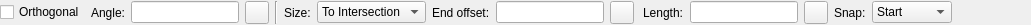
<?xml version="1.0" encoding="UTF-8"?>
<ui version="4.0">
 <class>LC_LineFromPointToLineOptions</class>
 <widget class="QWidget" name="LC_LineFromPointToLineOptions">
  <property name="geometry">
   <rect>
    <x>0</x>
    <y>0</y>
    <width>1031</width>
    <height>24</height>
   </rect>
  </property>
  <property name="windowTitle">
   <string>Form</string>
  </property>
  <layout class="QGridLayout" name="gridLayout">
   <property name="leftMargin">
    <number>0</number>
   </property>
   <property name="topMargin">
    <number>1</number>
   </property>
   <property name="rightMargin">
    <number>0</number>
   </property>
   <property name="bottomMargin">
    <number>1</number>
   </property>
   <item row="0" column="2">
    <widget class="QLineEdit" name="leAngle">
     <property name="minimumSize">
      <size>
       <width>30</width>
       <height>0</height>
      </size>
     </property>
     <property name="maximumSize">
      <size>
       <width>16777215</width>
       <height>16777215</height>
      </size>
     </property>
     <property name="toolTip">
      <string>Angle between original line and created one</string>
     </property>
    </widget>
   </item>
   <item row="0" column="3">
    <widget class="QToolButton" name="tbPickAngle">
     <property name="toolTip">
      <string>Pick angle from drawing</string>
     </property>
     <property name="text">
      <string/>
     </property>
     <property name="icon">
      <iconset resource="../../../../res/icons/icons.qrc">
       <normaloff>:/icons/interactive_pick_angle.lci</normaloff>:/icons/interactive_pick_angle.lci</iconset>
     </property>
    </widget>
   </item>
   <item row="0" column="0">
    <widget class="QCheckBox" name="cbOrthogonal">
     <property name="toolTip">
      <string>If checked, created line will be orthogonal to selected line</string>
     </property>
     <property name="text">
      <string>Orthogonal</string>
     </property>
    </widget>
   </item>
   <item row="0" column="10">
    <widget class="QFrame" name="frmLength">
     <property name="sizePolicy">
      <sizepolicy hsizetype="Minimum" vsizetype="Minimum">
       <horstretch>0</horstretch>
       <verstretch>0</verstretch>
      </sizepolicy>
     </property>
     <property name="frameShape">
      <enum>QFrame::NoFrame</enum>
     </property>
     <property name="frameShadow">
      <enum>QFrame::Raised</enum>
     </property>
     <layout class="QGridLayout" name="gridLayout_2">
      <property name="leftMargin">
       <number>3</number>
      </property>
      <property name="topMargin">
       <number>0</number>
      </property>
      <property name="rightMargin">
       <number>0</number>
      </property>
      <property name="bottomMargin">
       <number>0</number>
      </property>
      <item row="1" column="4">
       <widget class="QComboBox" name="cbSnap">
        <property name="sizePolicy">
         <sizepolicy hsizetype="MinimumExpanding" vsizetype="Fixed">
          <horstretch>0</horstretch>
          <verstretch>0</verstretch>
         </sizepolicy>
        </property>
        <property name="minimumSize">
         <size>
          <width>80</width>
          <height>0</height>
         </size>
        </property>
        <property name="maximumSize">
         <size>
          <width>80</width>
          <height>16777215</height>
         </size>
        </property>
        <property name="toolTip">
         <string>Snap point for created line</string>
        </property>
        <item>
         <property name="text">
          <string>Start</string>
         </property>
        </item>
        <item>
         <property name="text">
          <string>Middle</string>
         </property>
        </item>
        <item>
         <property name="text">
          <string>End</string>
         </property>
        </item>
       </widget>
      </item>
      <item row="1" column="3">
       <widget class="QLabel" name="label_2">
        <property name="text">
         <string>Snap:</string>
        </property>
       </widget>
      </item>
      <item row="1" column="5">
       <spacer name="horizontalSpacer_2">
        <property name="orientation">
         <enum>Qt::Horizontal</enum>
        </property>
        <property name="sizeType">
         <enum>QSizePolicy::Expanding</enum>
        </property>
        <property name="sizeHint" stdset="0">
         <size>
          <width>0</width>
          <height>20</height>
         </size>
        </property>
       </spacer>
      </item>
      <item row="1" column="0">
       <widget class="QLabel" name="lblLength">
        <property name="sizePolicy">
         <sizepolicy hsizetype="Minimum" vsizetype="Preferred">
          <horstretch>0</horstretch>
          <verstretch>0</verstretch>
         </sizepolicy>
        </property>
        <property name="text">
         <string>Length:</string>
        </property>
       </widget>
      </item>
      <item row="1" column="1">
       <widget class="QLineEdit" name="leLength">
        <property name="sizePolicy">
         <sizepolicy hsizetype="Preferred" vsizetype="Fixed">
          <horstretch>0</horstretch>
          <verstretch>0</verstretch>
         </sizepolicy>
        </property>
        <property name="minimumSize">
         <size>
          <width>30</width>
          <height>0</height>
         </size>
        </property>
        <property name="maximumSize">
         <size>
          <width>16777215</width>
          <height>16777215</height>
         </size>
        </property>
        <property name="toolTip">
         <string>Fixed length of created line</string>
        </property>
       </widget>
      </item>
      <item row="1" column="2">
       <widget class="QToolButton" name="tbPickLength">
        <property name="toolTip">
         <string>Pick length from drawing</string>
        </property>
        <property name="text">
         <string/>
        </property>
        <property name="icon">
         <iconset resource="../../../../res/icons/icons.qrc">
          <normaloff>:/icons/interactive_pick_distance.lci</normaloff>:/icons/interactive_pick_distance.lci</iconset>
        </property>
       </widget>
      </item>
     </layout>
    </widget>
   </item>
   <item row="0" column="7">
    <widget class="QFrame" name="frmOffset">
     <property name="frameShape">
      <enum>QFrame::NoFrame</enum>
     </property>
     <property name="frameShadow">
      <enum>QFrame::Raised</enum>
     </property>
     <layout class="QGridLayout" name="gridLayout_3">
      <property name="leftMargin">
       <number>0</number>
      </property>
      <property name="topMargin">
       <number>0</number>
      </property>
      <property name="rightMargin">
       <number>0</number>
      </property>
      <property name="bottomMargin">
       <number>0</number>
      </property>
      <item row="0" column="1">
       <widget class="QLineEdit" name="leOffset">
        <property name="sizePolicy">
         <sizepolicy hsizetype="Preferred" vsizetype="Fixed">
          <horstretch>0</horstretch>
          <verstretch>0</verstretch>
         </sizepolicy>
        </property>
        <property name="minimumSize">
         <size>
          <width>30</width>
          <height>0</height>
         </size>
        </property>
        <property name="maximumSize">
         <size>
          <width>16777215</width>
          <height>16777215</height>
         </size>
        </property>
        <property name="toolTip">
         <string>Offset for created line from intersection point</string>
        </property>
       </widget>
      </item>
      <item row="0" column="0">
       <widget class="QLabel" name="lblOffset">
        <property name="text">
         <string>End offset:</string>
        </property>
       </widget>
      </item>
      <item row="0" column="2">
       <widget class="QToolButton" name="tbPickOffset">
        <property name="toolTip">
         <string>Pick offset from drawing</string>
        </property>
        <property name="text">
         <string/>
        </property>
        <property name="icon">
         <iconset resource="../../../../res/icons/icons.qrc">
          <normaloff>:/icons/interactive_pick_distance.lci</normaloff>:/icons/interactive_pick_distance.lci</iconset>
        </property>
       </widget>
      </item>
     </layout>
    </widget>
   </item>
   <item row="0" column="14">
    <spacer name="horizontalSpacer">
     <property name="orientation">
      <enum>Qt::Horizontal</enum>
     </property>
     <property name="sizeType">
      <enum>QSizePolicy::MinimumExpanding</enum>
     </property>
     <property name="sizeHint" stdset="0">
      <size>
       <width>0</width>
       <height>20</height>
      </size>
     </property>
    </spacer>
   </item>
   <item row="0" column="6">
    <widget class="QComboBox" name="cbSizeMode">
     <property name="sizePolicy">
      <sizepolicy hsizetype="Preferred" vsizetype="Fixed">
       <horstretch>0</horstretch>
       <verstretch>0</verstretch>
      </sizepolicy>
     </property>
     <property name="minimumSize">
      <size>
       <width>100</width>
       <height>0</height>
      </size>
     </property>
     <property name="toolTip">
      <string>Defines whether created line should be created to intersection point or should have fixed length</string>
     </property>
     <item>
      <property name="text">
       <string>To Intersection</string>
      </property>
     </item>
     <item>
      <property name="text">
       <string>Fixed Length</string>
      </property>
     </item>
    </widget>
   </item>
   <item row="0" column="1">
    <widget class="QLabel" name="lblAngle">
     <property name="text">
      <string>Angle:</string>
     </property>
    </widget>
   </item>
   <item row="0" column="5">
    <widget class="QLabel" name="label_3">
     <property name="text">
      <string>Size:</string>
     </property>
    </widget>
   </item>
   <item row="0" column="4">
    <widget class="Line" name="line">
     <property name="orientation">
      <enum>Qt::Vertical</enum>
     </property>
    </widget>
   </item>
   <item row="0" column="13">
    <widget class="QLabel" name="label_4">
     <property name="text">
      <string/>
     </property>
    </widget>
   </item>
  </layout>
 </widget>
 <resources>
  <include location="../../../../res/icons/icons.qrc"/>
 </resources>
 <connections/>
</ui>
